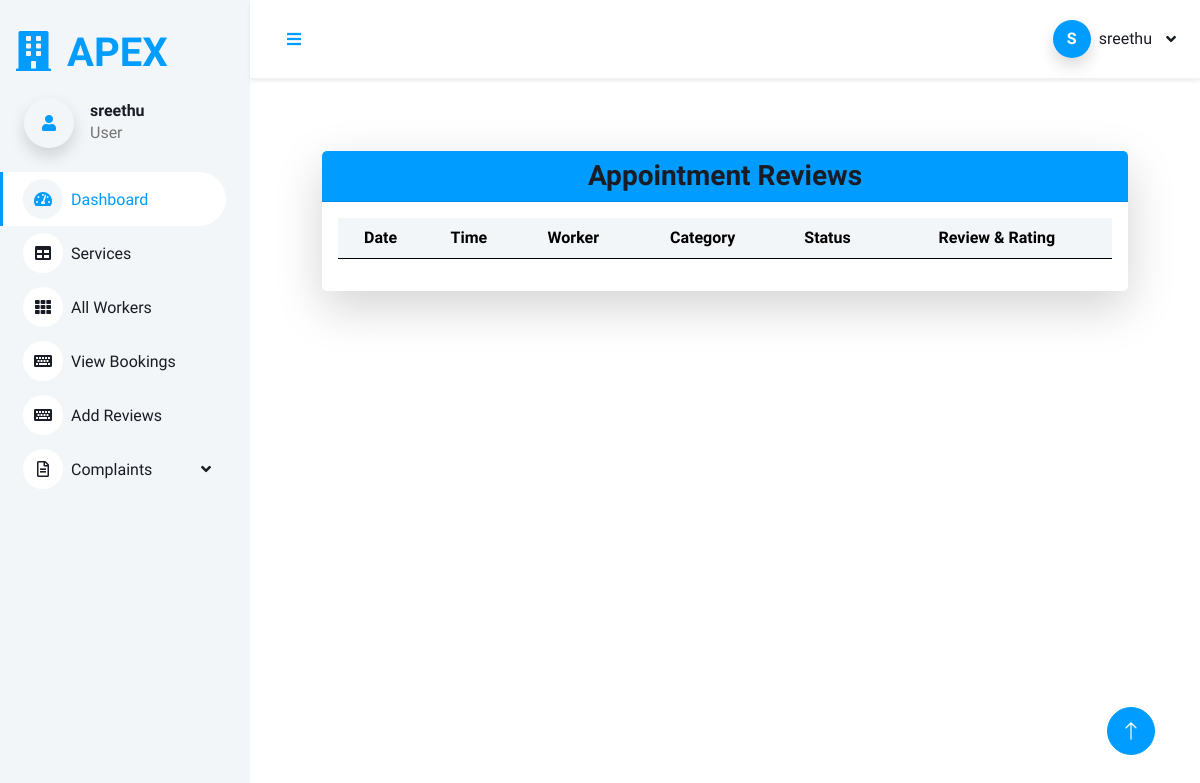
Page /review (signed in) on the earlier database version.
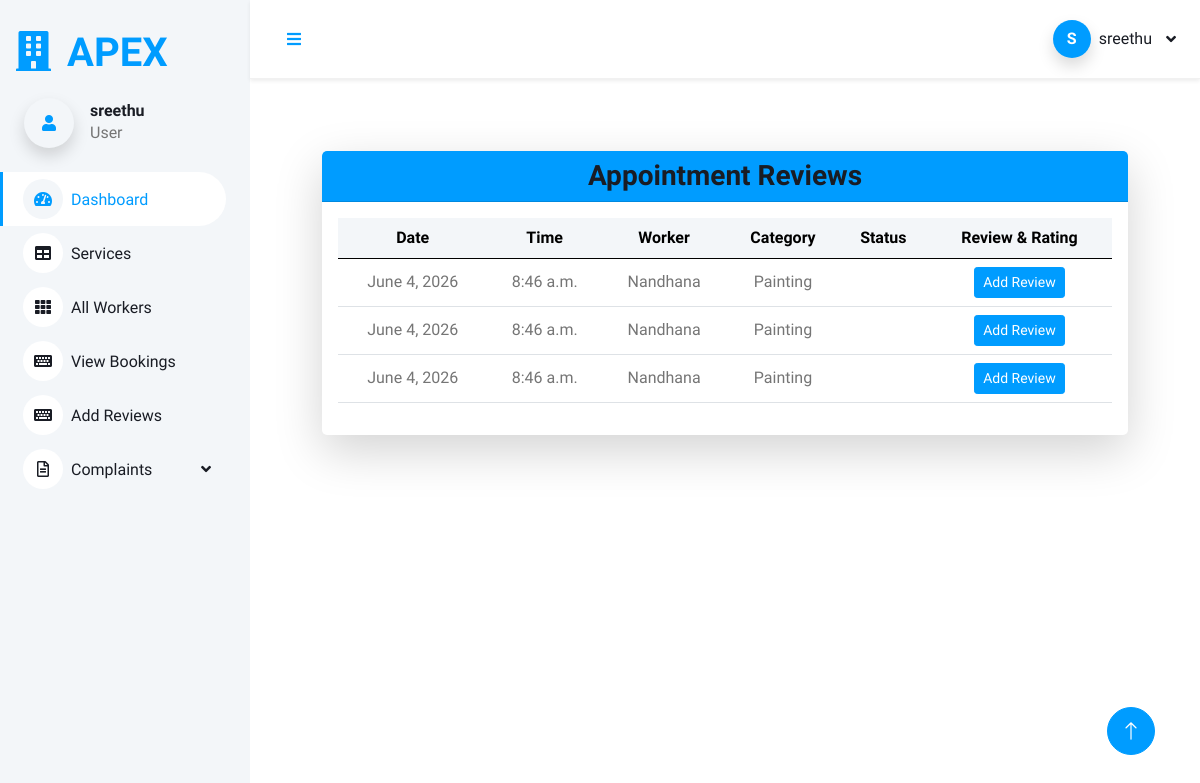
Same page on the later database version.
### Homeserviceapp/models.py (models this page shows, shortened)
class Appointment(models.Model):
    user = models.ForeignKey(Login, on_delete=models.CASCADE, related_name='appointment')
    user_profile = models.ForeignKey(UserRegistration, on_delete=models.CASCADE, related_name='user_profile')
    worker = models.ForeignKey(WorkerRegistration, on_delete=models.CASCADE, related_name='worker')
    availability = models.ForeignKey(Availability, on_delete=models.DO_NOTHING)
    appointment_status = models.IntegerField(default=0)
    work_status = models.BooleanField(default=False)
    payment_status = models.IntegerField(default=0)
    worker_amount = models.IntegerField(null=True, blank=True)
    worker_payment_status = models.IntegerField(default=0)
    admin_wallet = models.IntegerField(null=True, blank=True)

class Availability(models.Model):
    user = models.ForeignKey(WorkerRegistration, on_delete=models.DO_NOTHING)
    date = models.DateField()
    time = models.TimeField()
    schedule_status = models.IntegerField(default=0)
    booking_status = models.IntegerField(default=0)

class WorkerRegistration(models.Model):
    user = models.OneToOneField(Login, on_delete=models.CASCADE, related_name='worker')
    name = models.CharField(max_length=300)
    category = models.ForeignKey(Category, on_delete=models.DO_NOTHING)
    address = models.TextField()
    contact = models.IntegerField()
    paypal_email = models.CharField(max_length=200, null=True, blank=True)
    payment = models.IntegerField(null=True, blank=True)
    experience = models.IntegerField()
    image = models.ImageField(upload_to='uploads/')

class Category(models.Model):
    category = models.CharField(max_length=300)
    def __str__(self):
        return self.category

### Homeserviceapp/views.py (the view)
# urls.py: path('review', views.view_review, name='review'),
def view_review(request):
    login_user = request.user
    appointments = Appointment.objects.filter(
        user=login_user
    )
    user_reg = UserRegistration.objects.get(user=login_user)
    reviews = Review.objects.filter(user=user_reg)
    review_map = {}
    for review in reviews:
        review_map[review.booking.id] = review
    for appointment in appointments:
        if appointment.id in review_map:
            appointment.has_review = True
            appointment.review_data = review_map[appointment.id]
        else:
            appointment.has_review = False
    return render(request, 'user/Reviews.html', {'data': appointments})

### templates/user/Reviews.html (shortened to what this page needs)
{% extends 'user/user_dashboard.html' %}
{% block content %}
<div class="container mt-4">
    <div class="card border-0 shadow-lg rounded-4 overflow-hidden">
        <div class="card-header bg-primary text-white">
            <h3 class="text-center mb-0">
                Appointment Reviews
            </h3>
        </div>
        <div class="card-body">
            <div class="table-responsive">
                <table class="table table-hover align-middle">
                    <thead class="table-light">
                        <tr>
                            <th>Date</th>
                            <th>Time</th>
                            <th>Worker</th>
                            <th>Category</th>
                            <th>Status</th>
                            <th>Review & Rating</th>
                        </tr>
                    </thead>
                    <tbody>
                        {% for i in data %}
                        <tr>
                            <td>
                                {{ i.availability.date }}
                            </td>
                            <td>
                                {{ i.availability.time }}
                            </td>
                            <td>
                                {{ i.worker.name }}
                            </td>
                            <td>
                                {{ i.worker.category }}
                            </td>
                            <td>
                            </td>
                            <td>
                                {% if i.has_review %}
                                    <div class="border rounded p-2 bg-light">
                                        <div class="text-warning mb-1">
                                            {{ i.review_data.rating }}/5
                                        </div>
                                        <small>
                                            {{ i.review_data.review }}
                                        </small>
                                    </div>
                                {% else %}
                                    <a href="{% url 'add_review' i.id %}">
                                        <button class="btn btn-primary btn-sm">
                                            Add Review
                                        </button>
                                    </a>
                                {% endif %}
                            </td>
                        </tr>
                        {% endfor %}
                    </tbody>
                </table>
            </div>
        </div>
    </div>
</div>
{% endblock %}

Differences in the rows shown:
now on this page (row edited): Appointment: availability "June 4, 2026", availability.time "8:46 a.m.", worker.name "Nandhana", worker.category "Painting", shows "Add Review"
now on this page (row edited): Appointment: availability "June 4, 2026", availability.time "8:46 a.m.", worker.name "Nandhana", worker.category "Painting", shows "Add Review"
now on this page (row edited): Appointment: availability "June 4, 2026", availability.time "8:46 a.m.", worker.name "Nandhana", worker.category "Painting", shows "Add Review"
